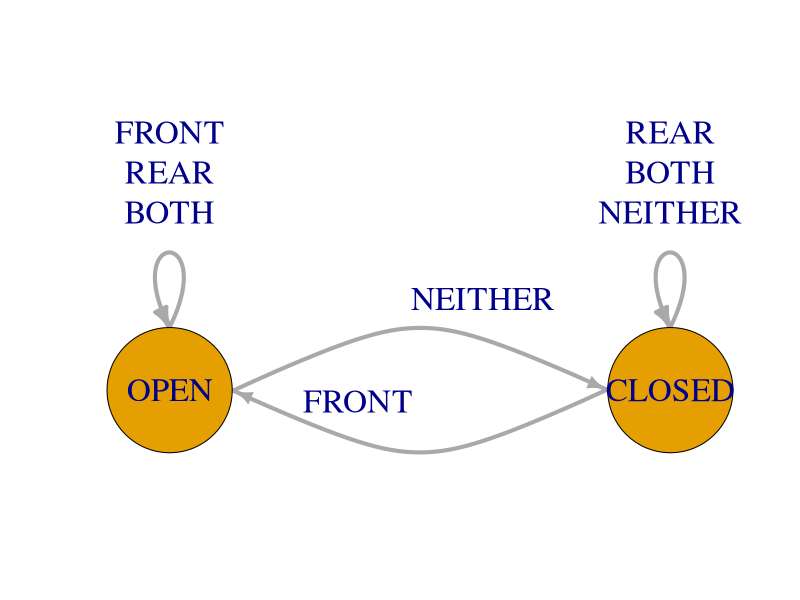
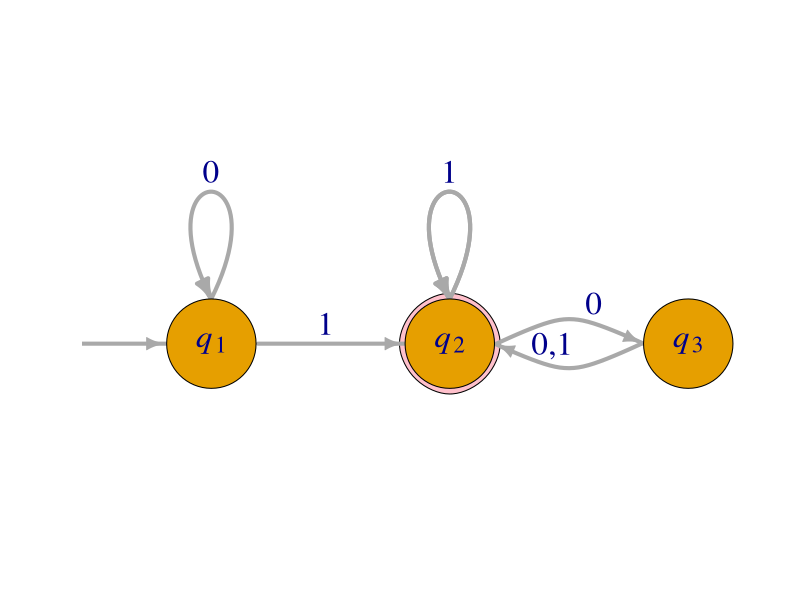

Source code (R) for these figures, in order:
## ---- chunk 1
library(igraph)
door <- graph(c("OPEN", "OPEN", 
                "OPEN", "CLOSED", 
                "CLOSED", "OPEN", 
                "CLOSED", "CLOSED"))
elabs <- c("FRONT\nREAR\nBOTH\n\n\n\n", "NEITHER\n\n", "FRONT\n\n", "REAR\nBOTH\nNEITHER\n\n\n\n")
coords <- layout_on_grid(door)
plot(door, 
     layout=coords, 
     edge.curved = TRUE, 
     edge.loop.angle=3.14*1.5, 
     vertex.size=50, 
     vertex.label.cex = 2,
     edge.label = elabs, 
     edge.label.cex = 2,
     edge.width = 4,
     ylim = c(-1.0,-0.2))
## ---- chunk 2
a3 <- graph_from_literal(" "-+q1-+q2-+q3-+q2-+q2, q1-+q1, q2-+q2, simplify=FALSE)
coords <- layout_on_grid(a3, width = 4)
plot(a3, 
     edge.curved = c(0, 0, 0.5, 0.5, 0.5, 0.5), 
     layout=coords,
     vertex.size = 25,
     vertex.shape = c("none", "circle", "circle", "circle"),
     vertex.label = c(" ", expression(italic(q)[1]), expression(italic(q)[2]), expression(italic(q)[3])),
     edge.loop.angle=3.14*1.5,
     mark.groups = list(3), mark.shape = 0.75, mark.col = "pink", mark.border = "black",
     vertex.label.cex = 2,
     edge.label = c("","     1\n","0\n","  0,1\n","1\n","0\n"), 
     edge.label.cex = 2,
     edge.width = 4,
     ylim = c(-1.1,-0.6), xlim=c(-0.5,1))
